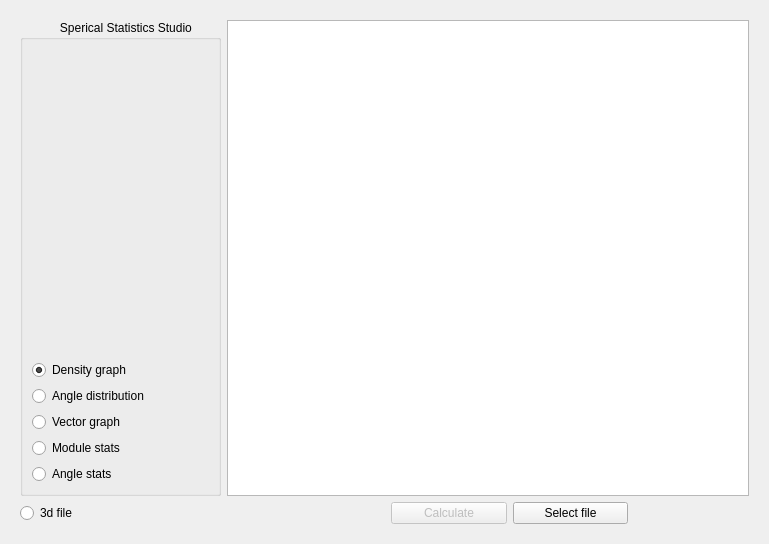
<?xml version="1.0" encoding="UTF-8"?>
<ui version="4.0">
 <class>Form</class>
 <widget class="QWidget" name="Form">
  <property name="geometry">
   <rect>
    <x>0</x>
    <y>0</y>
    <width>769</width>
    <height>544</height>
   </rect>
  </property>
  <property name="minimumSize">
   <size>
    <width>769</width>
    <height>544</height>
   </size>
  </property>
  <property name="windowTitle">
   <string>Sperical Studio</string>
  </property>
  <layout class="QGridLayout" name="gridLayout">
   <item row="0" column="0">
    <widget class="QStackedWidget" name="stackedWidget">
     <widget class="QWidget" name="page">
      <layout class="QGridLayout" name="gridLayout_5">
       <item row="0" column="0">
        <layout class="QGridLayout" name="gridLayout_2">
         <item row="0" column="0">
          <layout class="QGridLayout" name="gridLayout_3">
           <item row="0" column="0">
            <widget class="QGroupBox" name="groupBox">
             <property name="title">
              <string>            Sperical Statistics Studio</string>
             </property>
             <layout class="QGridLayout" name="gridLayout_4">
              <item row="0" column="0">
               <layout class="QVBoxLayout" name="verticalLayout">
                <item>
                 <widget class="QLabel" name="imageicono">
                  <property name="text">
                   <string/>
                  </property>
                 </widget>
                </item>
                <item>
                 <layout class="QVBoxLayout" name="verticalLayout_2">
                  <item>
                   <widget class="QRadioButton" name="densityGraph">
                    <property name="text">
                     <string>Density graph</string>
                    </property>
                    <property name="checked">
                     <bool>true</bool>
                    </property>
                   </widget>
                  </item>
                  <item>
                   <widget class="QRadioButton" name="angledistribution">
                    <property name="text">
                     <string>Angle distribution</string>
                    </property>
                   </widget>
                  </item>
                  <item>
                   <widget class="QRadioButton" name="vectorgraph">
                    <property name="text">
                     <string>Vector graph</string>
                    </property>
                   </widget>
                  </item>
                  <item>
                   <widget class="QRadioButton" name="modstats">
                    <property name="text">
                     <string>Module stats</string>
                    </property>
                   </widget>
                  </item>
                  <item>
                   <widget class="QRadioButton" name="angstats">
                    <property name="text">
                     <string>Angle stats</string>
                    </property>
                   </widget>
                  </item>
                 </layout>
                </item>
               </layout>
              </item>
             </layout>
            </widget>
           </item>
           <item row="0" column="1">
            <widget class="QGraphicsView" name="graphicsView"/>
           </item>
          </layout>
         </item>
         <item row="1" column="0">
          <layout class="QHBoxLayout" name="horizontalLayout">
           <item>
            <widget class="QRadioButton" name="type3D">
             <property name="text">
              <string>3d file</string>
             </property>
             <property name="checked">
              <bool>false</bool>
             </property>
            </widget>
           </item>
           <item>
            <spacer name="horizontalSpacer">
             <property name="orientation">
              <enum>Qt::Horizontal</enum>
             </property>
             <property name="sizeType">
              <enum>QSizePolicy::Fixed</enum>
             </property>
             <property name="sizeHint" stdset="0">
              <size>
               <width>250</width>
               <height>20</height>
              </size>
             </property>
            </spacer>
           </item>
           <item>
            <widget class="QPushButton" name="calculate">
             <property name="enabled">
              <bool>false</bool>
             </property>
             <property name="text">
              <string>Calculate</string>
             </property>
            </widget>
           </item>
           <item>
            <widget class="QPushButton" name="buttonload">
             <property name="text">
              <string>Select file</string>
             </property>
            </widget>
           </item>
           <item>
            <widget class="QLabel" name="labelpath">
             <property name="text">
              <string/>
             </property>
            </widget>
           </item>
          </layout>
         </item>
        </layout>
       </item>
      </layout>
     </widget>
     <widget class="QWidget" name="page_2"/>
    </widget>
   </item>
  </layout>
 </widget>
 <resources/>
 <connections/>
</ui>
